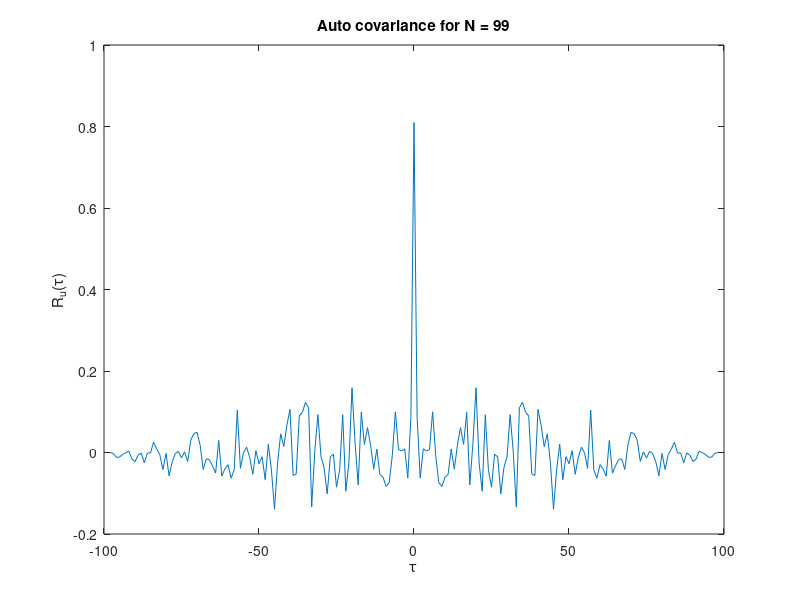
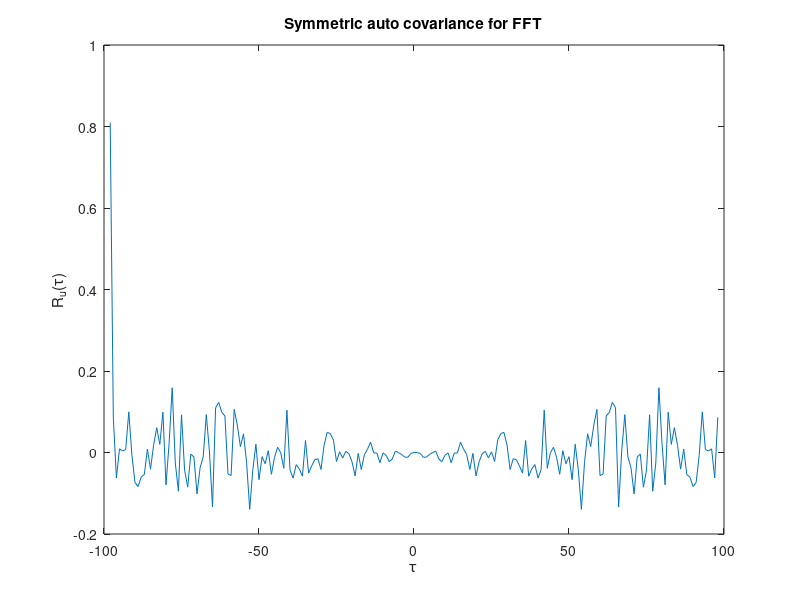
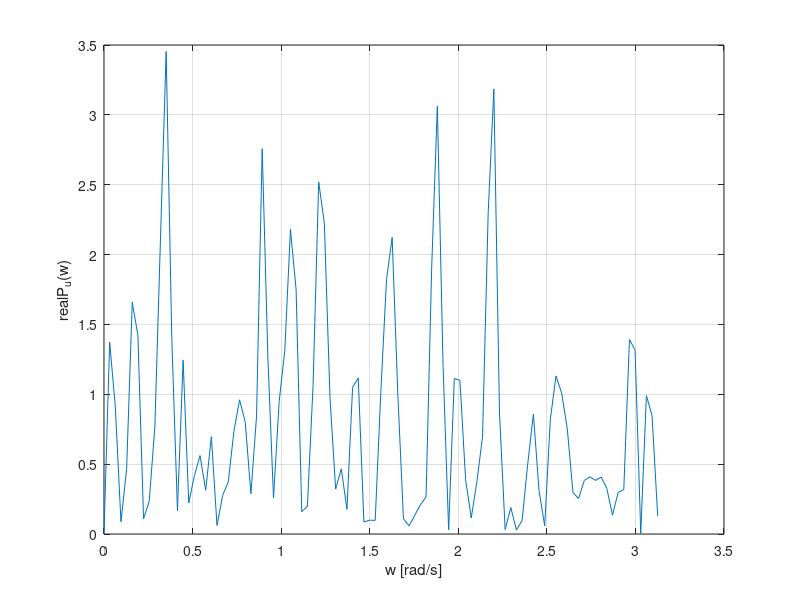

These charts were generated, in order, by the following MATLAB code:
% Demo for XCORR (correlation function) and DFT (Discrete Fourier Transform) for MAE283a
% Written by R.A. de Callafon, Dept. of MAE, UCSD <callafon@ucsd.edu>

% Legal Dogma
% * This software is part of the course MAE283a: "Parametric System Identification - 
%   theory and tools (Fall, 2016)", called the MAE283A 2012 course.
% * Use this software to study and understand the main computational tools 
%   behind the system identification techniques used in the MAE283A 2016
%   course only.
% * Feel free to re-use some of the code for your final project in the MAE283a 2016 course
% * UNAUTHORIZED COPYING, REPRODUCTION, REPUBLISHING, UPLOADING, POSTING, TRANSMITTING 
%   OR DUPLICATING OF ANY OF THE CODE BELOW OTHER THAN FOR THE PURPOSE OF
%   THE MAE283A COURSE IS PROHIBITED


% NOTE: change the value of N (number of data points) here to see effects
N=99;
u=randn(N,1);
Ru=xcorr(u,'biased');
tau=-N+1:N-1;

figure(1)
plot(tau,Ru);
xlabel('\tau');ylabel('R_u(\tau)');
title(['Auto covariance for N = ' num2str(N) ]);

pause

Pu=fft(Ru);
disp('Notice how Pu is not real valued!');
disp(Pu(1:10))

pause
index=[N:2*N-1 1:N-1];
figure(2)
plot(tau,Ru(index));
xlabel('\tau');ylabel('R_u(\tau)');
title(['Symmetric auto covariance for FFT']);

pause 

Pu=fft(Ru(index));
disp('Notice how Pu is now real valued!');
disp(Pu(1:10))

pause
Deltaf=2*pi/(2*N-1);
w=[0:Deltaf:pi];
figure(3)
plot(w,real(Pu(1:N)))
xlabel('w [rad/s]');ylabel('real{P_u(w)}');
grid